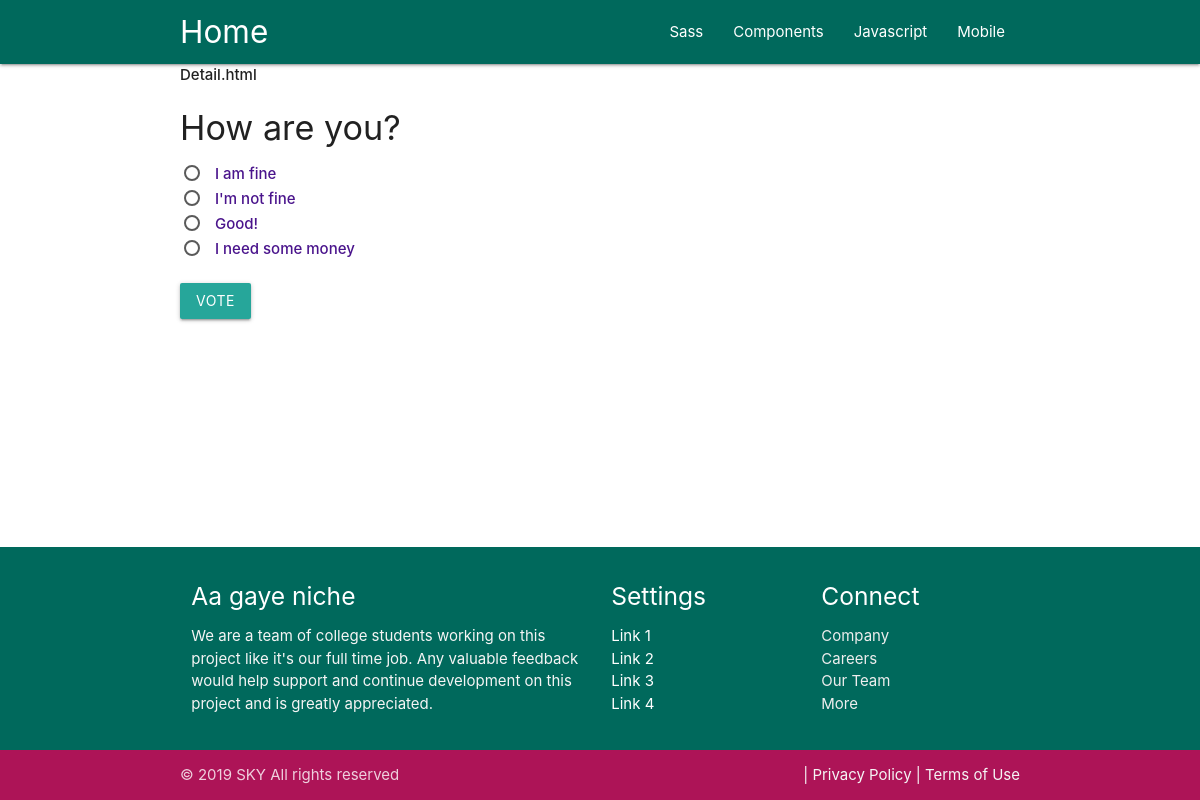
/main/2/, run on the app's committed database.
### main/models.py (models this page shows, shortened)
class Question(models.Model):
    question_text = models.CharField(max_length=200)
    pub_date = models.DateTimeField('date published', default=timezone.now)

class Choice(models.Model):
    question = models.ForeignKey(Question, on_delete=models.CASCADE)
    choice_text = models.CharField(max_length=200)
    votes = models.IntegerField(default=0)

### main/views.py (the view)
# urls.py: path('<int:question_id>/', views.detail, name='detail'),
def detail(request, question_id):
    question = get_object_or_404(Question, pk=question_id)
    return render(request, 'main/detail.html', {'question': question})

### main/templates/main/detail.html (shortened to what this page needs)
{% extends 'main/header.html' %}
{% block content %}
    <strong>Detail.html</strong>
    <br>
    <h4>{{ question.question_text }}</h4>
    <form action="{% url 'main:vote' question.id %}" method="post">
    {% for choice in question.choice_set.all %}
            <label for="choice{{ forloop.counter }}">
            <span><strong style="color: #4a148c">{{ choice.choice_text }}</strong></span>
            </label>
            <br>
    {% endfor %}
    <br>
    <button class="btn waves-effect waves-light" type="submit" name="action">Vote
    </button>
    </form>
{% endblock %}

### main/templates/main/header.html (style rules this page uses)
body { display: flex; min-height: 100vh; flex-direction: column; }

### data on the page
Question: question_text "How are you?"
Choice: choice_text "I am fine"
Choice: choice_text "I'm not fine"
Choice: choice_text "Good!"
Choice: choice_text "I need some money"
